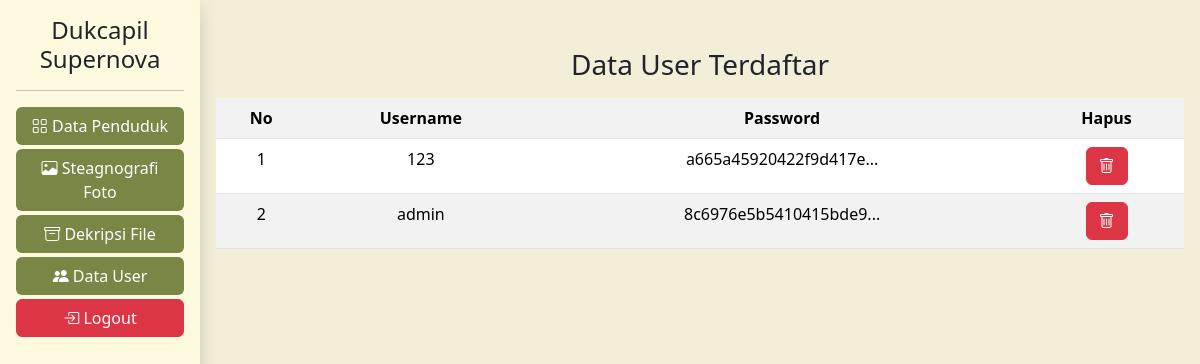
Screenshot of /admin_user.php (signed in) with the database file from the repository.
### tables this page shows
CREATE TABLE `user` (
  `id_user` int(11) NOT NULL,
  `username` varchar(50) NOT NULL,
  `password` varchar(255) NOT NULL,
  `role` varchar(50) NOT NULL DEFAULT 'pegawai'
);

### admin_user.php (the view, shortened to what this page needs)
<?php
require 'logic/koneksi.php';
require 'logic/tampilan.php';
$sql = "SELECT * FROM user";
$hasil = $konek->query($sql);
?>
<!DOCTYPE html>
<html lang="en">
<head>
  <?php include 'component/head.php'; ?>
</head>
<body class="container-fluid">
  <div class="row">
    <?php require 'component/navbar_admin.php'; ?>
    <div class="col-10 p-3 bg-putih-secondary pt-5">
      <h3 class="text-center mb-3">Data User Terdaftar</h3>
      <table class="table table-striped">
        <tr class="text-center">
          <th>No</th>
          <th>Username</th>
          <th>Password</th>
          <th>Hapus</th>
        </tr>
        <?php
        $i = 1;
        while ($data = $hasil->fetch_assoc()) : ?>
          <tr class="text-center">
            <td><?= $i++ ?></td>
            <td><?= potongString($data['username'], 20) ?></td>
            <td><?= potongString($data['password'], 20) ?></td>
            <td>
              <a href="logic/hapus.php?id=<?= $data['id_user'] ?>&tabel=user"><button type="button" class="btn btn-danger"><i class="bi bi-trash"></i></button></a>
            </td>
          </tr>
        <?php endwhile; ?>
      </table>
    </div>
  </div>
</body>
</html>

### logic/tampilan.php
<?php
function potongString($teks, $batas)
{
  if (strlen($teks) > $batas) {
    $result = substr($teks, 0, $batas) . "...";
  } else {
    $result = $teks;
  }
  echo $result;
}

### component/head.php (style rules this page uses)
* { margin: 0; padding: 0; box-sizing: border-box; }
.bg-putih-secondary { background: #F2EED7; }

### rows the page displays
user: username "123 a665a45920422f9d417e..."
user: username "admin 8c6976e5b5410415bde9..."
